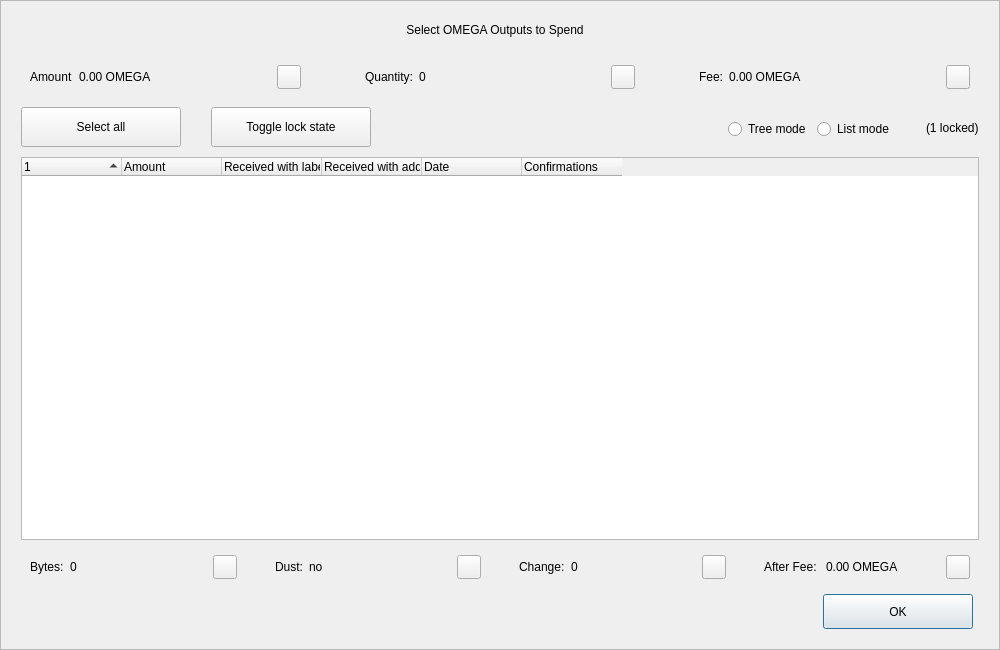
<?xml version="1.0" encoding="UTF-8"?>
<ui version="4.0">
 <class>CoinControlDialog</class>
 <widget class="QDialog" name="CoinControlDialog">
  <property name="geometry">
   <rect>
    <x>0</x>
    <y>0</y>
    <width>1000</width>
    <height>650</height>
   </rect>
  </property>
  <property name="minimumSize">
   <size>
    <width>950</width>
    <height>650</height>
   </size>
  </property>
  <property name="windowTitle">
   <string>Coin Selection</string>
  </property>
  <property name="styleSheet">
   <string notr="true"/>
  </property>
  <layout class="QVBoxLayout" name="verticalLayout">
   <property name="spacing">
    <number>0</number>
   </property>
   <property name="leftMargin">
    <number>0</number>
   </property>
   <property name="topMargin">
    <number>0</number>
   </property>
   <property name="rightMargin">
    <number>0</number>
   </property>
   <property name="bottomMargin">
    <number>0</number>
   </property>
   <item>
    <widget class="QFrame" name="frameContainer">
     <property name="toolTipDuration">
      <number>0</number>
     </property>
     <property name="frameShape">
      <enum>QFrame::StyledPanel</enum>
     </property>
     <property name="frameShadow">
      <enum>QFrame::Raised</enum>
     </property>
     <layout class="QVBoxLayout" name="verticalLayout_2">
      <property name="leftMargin">
       <number>0</number>
      </property>
      <property name="rightMargin">
       <number>0</number>
      </property>
      <property name="bottomMargin">
       <number>20</number>
      </property>
      <item>
       <layout class="QHBoxLayout" name="horizontalLayout_12">
        <property name="spacing">
         <number>0</number>
        </property>
        <property name="leftMargin">
         <number>20</number>
        </property>
        <property name="rightMargin">
         <number>30</number>
        </property>
        <item>
         <spacer name="horizontalSpacer_4">
          <property name="orientation">
           <enum>Qt::Horizontal</enum>
          </property>
          <property name="sizeHint" stdset="0">
           <size>
            <width>40</width>
            <height>20</height>
           </size>
          </property>
         </spacer>
        </item>
        <item>
         <widget class="QLabel" name="labelTitle">
          <property name="minimumSize">
           <size>
            <width>0</width>
            <height>40</height>
           </size>
          </property>
          <property name="maximumSize">
           <size>
            <width>16777215</width>
            <height>40</height>
           </size>
          </property>
          <property name="text">
           <string>Select OMEGA Outputs to Spend</string>
          </property>
          <property name="alignment">
           <set>Qt::AlignCenter</set>
          </property>
          <property name="margin">
           <number>7</number>
          </property>
         </widget>
        </item>
        <item>
         <spacer name="horizontalSpacer_5">
          <property name="orientation">
           <enum>Qt::Horizontal</enum>
          </property>
          <property name="sizeHint" stdset="0">
           <size>
            <width>40</width>
            <height>20</height>
           </size>
          </property>
         </spacer>
        </item>
       </layout>
      </item>
      <item>
       <layout class="QHBoxLayout" name="horizontalLayout_8">
        <property name="leftMargin">
         <number>20</number>
        </property>
        <property name="rightMargin">
         <number>20</number>
        </property>
        <item>
         <widget class="QWidget" name="layoutAmount" native="true">
          <layout class="QHBoxLayout" name="horizontalLayout_9" stretch="0,1,0">
           <item>
            <widget class="QLabel" name="labelCoinControlAmountText">
             <property name="text">
              <string>Amount</string>
             </property>
            </widget>
           </item>
           <item>
            <widget class="QLabel" name="labelCoinControlAmount">
             <property name="text">
              <string>0.00 OMEGA</string>
             </property>
            </widget>
           </item>
           <item alignment="Qt::AlignHCenter|Qt::AlignVCenter">
            <widget class="QPushButton" name="pushButtonAmount">
             <property name="minimumSize">
              <size>
               <width>0</width>
               <height>24</height>
              </size>
             </property>
             <property name="maximumSize">
              <size>
               <width>24</width>
               <height>26</height>
              </size>
             </property>
             <property name="focusPolicy">
              <enum>Qt::NoFocus</enum>
             </property>
             <property name="styleSheet">
              <string notr="true">padding-bottom:2px;
padding-right:4px;</string>
             </property>
             <property name="text">
              <string/>
             </property>
            </widget>
           </item>
          </layout>
         </widget>
        </item>
        <item>
         <spacer name="horizontalSpacer_2">
          <property name="orientation">
           <enum>Qt::Horizontal</enum>
          </property>
          <property name="sizeType">
           <enum>QSizePolicy::Fixed</enum>
          </property>
          <property name="sizeHint" stdset="0">
           <size>
            <width>40</width>
            <height>20</height>
           </size>
          </property>
         </spacer>
        </item>
        <item>
         <widget class="QWidget" name="layoutQuantity" native="true">
          <layout class="QHBoxLayout" name="horizontalLayout_10" stretch="0,1,0">
           <item>
            <widget class="QLabel" name="labelCoinControlQuantityText">
             <property name="text">
              <string>Quantity:</string>
             </property>
            </widget>
           </item>
           <item>
            <widget class="QLabel" name="labelCoinControlQuantity">
             <property name="text">
              <string>0</string>
             </property>
            </widget>
           </item>
           <item alignment="Qt::AlignHCenter|Qt::AlignVCenter">
            <widget class="QPushButton" name="pushButtonQuantity">
             <property name="minimumSize">
              <size>
               <width>0</width>
               <height>24</height>
              </size>
             </property>
             <property name="maximumSize">
              <size>
               <width>24</width>
               <height>26</height>
              </size>
             </property>
             <property name="focusPolicy">
              <enum>Qt::NoFocus</enum>
             </property>
             <property name="styleSheet">
              <string notr="true">padding-bottom:2px;
               padding-right:4px;</string>
             </property>
             <property name="text">
              <string/>
             </property>
            </widget>
           </item>
          </layout>
         </widget>
        </item>
        <item>
         <spacer name="horizontalSpacer_22">
          <property name="orientation">
           <enum>Qt::Horizontal</enum>
          </property>
          <property name="sizeType">
           <enum>QSizePolicy::Fixed</enum>
          </property>
          <property name="sizeHint" stdset="0">
           <size>
            <width>40</width>
            <height>20</height>
           </size>
          </property>
         </spacer>
        </item>
        <item>
         <widget class="QWidget" name="layoutFee" native="true">
          <layout class="QHBoxLayout" name="horizontalLayout_11" stretch="0,1,0">
           <item>
            <widget class="QLabel" name="labelCoinControlFeeText">
             <property name="text">
              <string>Fee:</string>
             </property>
            </widget>
           </item>
           <item>
            <widget class="QLabel" name="labelCoinControlFee">
             <property name="text">
              <string>0.00 OMEGA</string>
             </property>
            </widget>
           </item>
           <item alignment="Qt::AlignHCenter|Qt::AlignVCenter">
            <widget class="QPushButton" name="pushButtonFee">
             <property name="minimumSize">
              <size>
               <width>0</width>
               <height>24</height>
              </size>
             </property>
             <property name="maximumSize">
              <size>
               <width>24</width>
               <height>26</height>
              </size>
             </property>
             <property name="focusPolicy">
              <enum>Qt::NoFocus</enum>
             </property>
             <property name="styleSheet">
              <string notr="true">padding-bottom:2px;
               padding-right:4px;</string>
             </property>
             <property name="text">
              <string/>
             </property>
            </widget>
           </item>
          </layout>
         </widget>
        </item>
       </layout>
      </item>
      <item>
       <widget class="QFrame" name="frame">
        <property name="minimumSize">
         <size>
          <width>0</width>
          <height>40</height>
         </size>
        </property>
        <property name="styleSheet">
         <string notr="true">#frame {
	border:0;
}</string>
        </property>
        <property name="frameShape">
         <enum>QFrame::StyledPanel</enum>
        </property>
        <property name="frameShadow">
         <enum>QFrame::Sunken</enum>
        </property>
        <layout class="QHBoxLayout" name="horizontalLayout">
         <property name="spacing">
          <number>0</number>
         </property>
         <property name="leftMargin">
          <number>20</number>
         </property>
         <property name="topMargin">
          <number>0</number>
         </property>
         <property name="rightMargin">
          <number>20</number>
         </property>
         <property name="bottomMargin">
          <number>0</number>
         </property>
         <item>
          <layout class="QHBoxLayout" name="horizontalLayoutPanel" stretch="0,0,0,0,0,0">
           <property name="spacing">
            <number>20</number>
           </property>
           <item>
            <widget class="QPushButton" name="pushButtonSelectAll">
             <property name="sizePolicy">
              <sizepolicy hsizetype="Maximum" vsizetype="Fixed">
               <horstretch>0</horstretch>
               <verstretch>0</verstretch>
              </sizepolicy>
             </property>
             <property name="minimumSize">
              <size>
               <width>160</width>
               <height>40</height>
              </size>
             </property>
             <property name="maximumSize">
              <size>
               <width>16777215</width>
               <height>40</height>
              </size>
             </property>
             <property name="text">
              <string>Select all</string>
             </property>
             <property name="checkable">
              <bool>true</bool>
             </property>
             <property name="checked">
              <bool>false</bool>
             </property>
             <property name="autoExclusive">
              <bool>false</bool>
             </property>
             <property name="autoDefault">
              <bool>false</bool>
             </property>
            </widget>
           </item>
           <item>
            <spacer name="horizontalSpacer_6">
             <property name="orientation">
              <enum>Qt::Horizontal</enum>
             </property>
             <property name="sizeType">
              <enum>QSizePolicy::Fixed</enum>
             </property>
             <property name="sizeHint" stdset="0">
              <size>
               <width>10</width>
               <height>20</height>
              </size>
             </property>
            </spacer>
           </item>
           <item>
            <widget class="QPushButton" name="pushButtonToggleLock">
             <property name="sizePolicy">
              <sizepolicy hsizetype="Maximum" vsizetype="Fixed">
               <horstretch>0</horstretch>
               <verstretch>0</verstretch>
              </sizepolicy>
             </property>
             <property name="minimumSize">
              <size>
               <width>160</width>
               <height>40</height>
              </size>
             </property>
             <property name="maximumSize">
              <size>
               <width>16777215</width>
               <height>40</height>
              </size>
             </property>
             <property name="text">
              <string>Toggle lock state</string>
             </property>
             <property name="checkable">
              <bool>true</bool>
             </property>
             <property name="autoExclusive">
              <bool>false</bool>
             </property>
             <property name="autoDefault">
              <bool>false</bool>
             </property>
            </widget>
           </item>
           <item>
            <spacer name="horizontalSpacer_7">
             <property name="orientation">
              <enum>Qt::Horizontal</enum>
             </property>
             <property name="sizeType">
              <enum>QSizePolicy::Expanding</enum>
             </property>
             <property name="sizeHint" stdset="0">
              <size>
               <width>30</width>
               <height>20</height>
              </size>
             </property>
            </spacer>
           </item>
           <item alignment="Qt::AlignRight">
            <widget class="QGroupBox" name="groupBox_2">
             <property name="styleSheet">
              <string notr="true">#groupBox_2 {
    background-color:transparent;
    border-radius:0;
}</string>
             </property>
             <property name="title">
              <string/>
             </property>
             <layout class="QHBoxLayout" name="horizontalLayout_14">
              <item>
               <widget class="QRadioButton" name="radioTreeMode">
                <property name="sizePolicy">
                 <sizepolicy hsizetype="Maximum" vsizetype="Fixed">
                  <horstretch>0</horstretch>
                  <verstretch>0</verstretch>
                 </sizepolicy>
                </property>
                <property name="text">
                 <string>Tree mode</string>
                </property>
               </widget>
              </item>
              <item>
               <widget class="QRadioButton" name="radioListMode">
                <property name="sizePolicy">
                 <sizepolicy hsizetype="Maximum" vsizetype="Fixed">
                  <horstretch>0</horstretch>
                  <verstretch>0</verstretch>
                 </sizepolicy>
                </property>
                <property name="text">
                 <string>List mode</string>
                </property>
                <property name="checked">
                 <bool>false</bool>
                </property>
               </widget>
              </item>
             </layout>
            </widget>
           </item>
           <item>
            <widget class="QLabel" name="labelLocked">
             <property name="text">
              <string>(1 locked)</string>
             </property>
            </widget>
           </item>
          </layout>
         </item>
        </layout>
       </widget>
      </item>
      <item>
       <layout class="QHBoxLayout" name="horizontalLayout_13">
        <property name="leftMargin">
         <number>20</number>
        </property>
        <property name="rightMargin">
         <number>20</number>
        </property>
        <item>
         <widget class="CoinControlTreeWidget" name="treeWidget">
          <property name="contextMenuPolicy">
           <enum>Qt::CustomContextMenu</enum>
          </property>
          <property name="styleSheet">
           <string notr="true"/>
          </property>
          <property name="sortingEnabled">
           <bool>false</bool>
          </property>
          <property name="columnCount">
           <number>6</number>
          </property>
          <attribute name="headerShowSortIndicator" stdset="0">
           <bool>true</bool>
          </attribute>
          <attribute name="headerStretchLastSection">
           <bool>false</bool>
          </attribute>
          <column>
           <property name="text">
            <string/>
           </property>
          </column>
          <column>
           <property name="text">
            <string>Amount</string>
           </property>
          </column>
          <column>
           <property name="text">
            <string>Received with label</string>
           </property>
          </column>
          <column>
           <property name="text">
            <string>Received with address</string>
           </property>
          </column>
          <column>
           <property name="text">
            <string>Date</string>
           </property>
          </column>
          <column>
           <property name="text">
            <string>Confirmations</string>
           </property>
           <property name="toolTip">
            <string>Confirmed</string>
           </property>
          </column>
         </widget>
        </item>
       </layout>
      </item>
      <item>
       <layout class="QHBoxLayout" name="horizontalLayout_3">
        <property name="spacing">
         <number>20</number>
        </property>
        <property name="leftMargin">
         <number>20</number>
        </property>
        <property name="rightMargin">
         <number>20</number>
        </property>
        <item>
         <widget class="QWidget" name="layoutBytes" native="true">
          <layout class="QHBoxLayout" name="horizontalLayout_4" stretch="0,1,0">
           <item>
            <widget class="QLabel" name="labelCoinControlBytesText">
             <property name="text">
              <string>Bytes:</string>
             </property>
            </widget>
           </item>
           <item>
            <widget class="QLabel" name="labelCoinControlBytes">
             <property name="text">
              <string>0</string>
             </property>
            </widget>
           </item>
           <item alignment="Qt::AlignHCenter|Qt::AlignVCenter">
            <widget class="QPushButton" name="pushButtonBytes">
             <property name="minimumSize">
              <size>
               <width>0</width>
               <height>24</height>
              </size>
             </property>
             <property name="maximumSize">
              <size>
               <width>24</width>
               <height>26</height>
              </size>
             </property>
             <property name="focusPolicy">
              <enum>Qt::NoFocus</enum>
             </property>
             <property name="styleSheet">
              <string notr="true">padding-bottom:2px;
               padding-right:4px;</string>
             </property>
             <property name="text">
              <string/>
             </property>
            </widget>
           </item>
          </layout>
         </widget>
        </item>
        <item>
         <widget class="QWidget" name="layoutDust" native="true">
          <layout class="QHBoxLayout" name="horizontalLayout_5" stretch="0,1,0">
           <item>
            <widget class="QLabel" name="labelCoinControlLowOutputText">
             <property name="text">
              <string>Dust:</string>
             </property>
            </widget>
           </item>
           <item>
            <widget class="QLabel" name="labelCoinControlLowOutput">
             <property name="text">
              <string>no</string>
             </property>
            </widget>
           </item>
           <item alignment="Qt::AlignHCenter|Qt::AlignVCenter">
            <widget class="QPushButton" name="pushButtonDust">
             <property name="minimumSize">
              <size>
               <width>0</width>
               <height>24</height>
              </size>
             </property>
             <property name="maximumSize">
              <size>
               <width>24</width>
               <height>26</height>
              </size>
             </property>
             <property name="focusPolicy">
              <enum>Qt::NoFocus</enum>
             </property>
             <property name="styleSheet">
              <string notr="true">padding-bottom:2px;
               padding-right:4px;</string>
             </property>
             <property name="text">
              <string/>
             </property>
            </widget>
           </item>
          </layout>
         </widget>
        </item>
        <item>
         <widget class="QWidget" name="layoutChange" native="true">
          <layout class="QHBoxLayout" name="horizontalLayout_6" stretch="0,1,0">
           <item>
            <widget class="QLabel" name="labelCoinControlChangeText">
             <property name="text">
              <string>Change:</string>
             </property>
            </widget>
           </item>
           <item>
            <widget class="QLabel" name="labelCoinControlChange">
             <property name="text">
              <string>0</string>
             </property>
            </widget>
           </item>
           <item alignment="Qt::AlignHCenter|Qt::AlignVCenter">
            <widget class="QPushButton" name="pushButtonChange">
             <property name="minimumSize">
              <size>
               <width>0</width>
               <height>24</height>
              </size>
             </property>
             <property name="maximumSize">
              <size>
               <width>24</width>
               <height>26</height>
              </size>
             </property>
             <property name="focusPolicy">
              <enum>Qt::NoFocus</enum>
             </property>
             <property name="styleSheet">
              <string notr="true">padding-bottom:2px;
               padding-right:4px;</string>
             </property>
             <property name="text">
              <string/>
             </property>
            </widget>
           </item>
          </layout>
         </widget>
        </item>
        <item>
         <widget class="QWidget" name="layoutAfter" native="true">
          <layout class="QHBoxLayout" name="horizontalLayout_7" stretch="0,1,0">
           <item>
            <widget class="QLabel" name="labelCoinControlAfterFeeText">
             <property name="text">
              <string>After Fee: </string>
             </property>
            </widget>
           </item>
           <item>
            <widget class="QLabel" name="labelCoinControlAfterFee">
             <property name="text">
              <string>0.00 OMEGA</string>
             </property>
            </widget>
           </item>
           <item alignment="Qt::AlignHCenter|Qt::AlignVCenter">
            <widget class="QPushButton" name="pushButtonAlterFee">
             <property name="minimumSize">
              <size>
               <width>0</width>
               <height>24</height>
              </size>
             </property>
             <property name="maximumSize">
              <size>
               <width>24</width>
               <height>26</height>
              </size>
             </property>
             <property name="focusPolicy">
              <enum>Qt::NoFocus</enum>
             </property>
             <property name="styleSheet">
              <string notr="true">padding-bottom:2px;
               padding-right:4px;</string>
             </property>
             <property name="text">
              <string/>
             </property>
            </widget>
           </item>
          </layout>
         </widget>
        </item>
       </layout>
      </item>
      <item>
       <layout class="QHBoxLayout" name="horizontalLayout_2">
        <property name="spacing">
         <number>0</number>
        </property>
        <property name="leftMargin">
         <number>20</number>
        </property>
        <property name="rightMargin">
         <number>26</number>
        </property>
        <item>
         <spacer name="horizontalSpacer_3">
          <property name="orientation">
           <enum>Qt::Horizontal</enum>
          </property>
          <property name="sizeHint" stdset="0">
           <size>
            <width>558</width>
            <height>20</height>
           </size>
          </property>
         </spacer>
        </item>
        <item>
         <widget class="QPushButton" name="pushButtonOk">
          <property name="minimumSize">
           <size>
            <width>150</width>
            <height>35</height>
           </size>
          </property>
          <property name="text">
           <string>OK</string>
          </property>
         </widget>
        </item>
       </layout>
      </item>
     </layout>
    </widget>
   </item>
  </layout>
 </widget>
 <customwidgets>
  <customwidget>
   <class>CoinControlTreeWidget</class>
   <extends>QTreeWidget</extends>
   <header>coincontroltreewidget.h</header>
  </customwidget>
 </customwidgets>
 <resources/>
 <connections/>
</ui>
